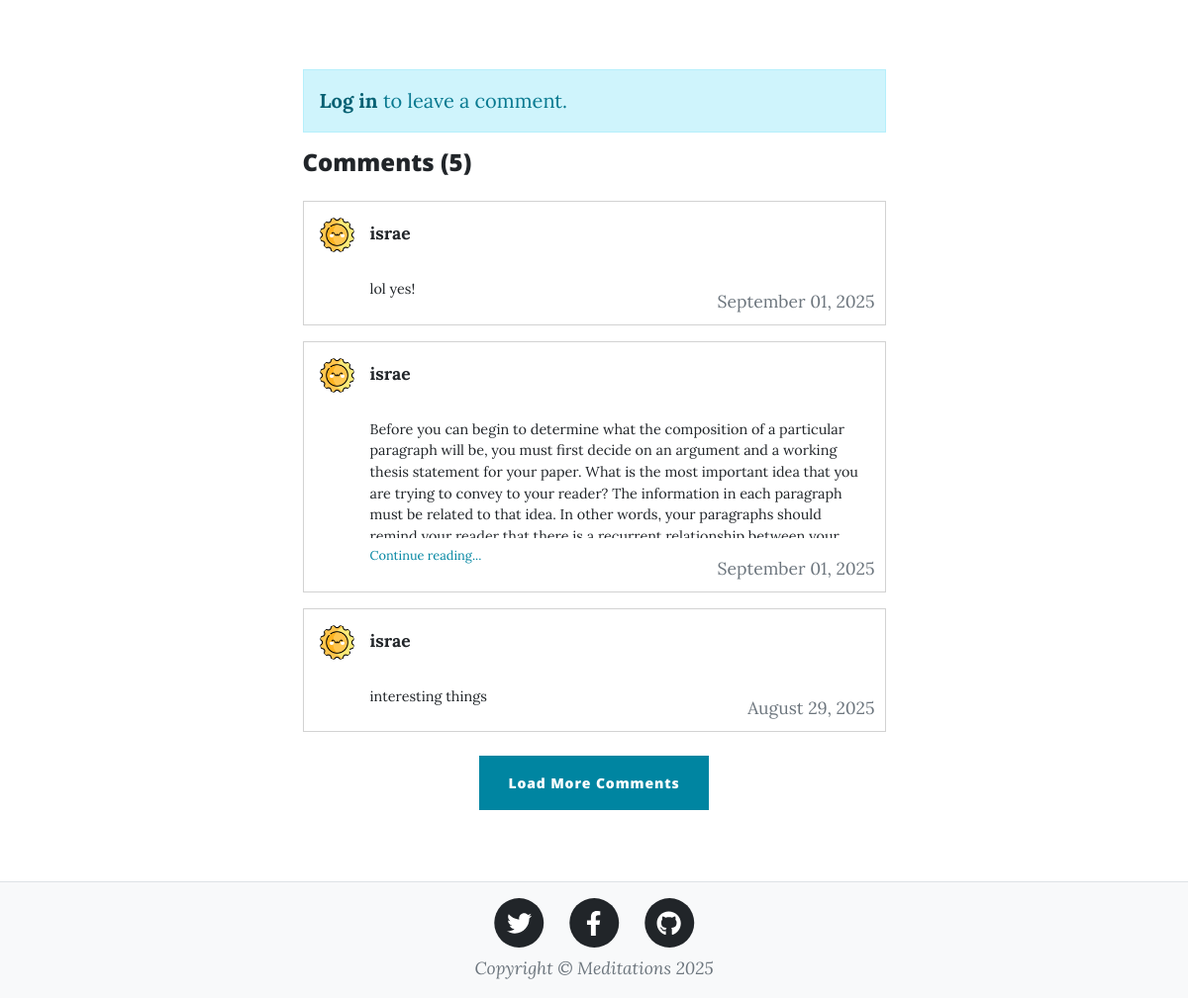
The page /post/2 (lower part) on the database as committed earlier.
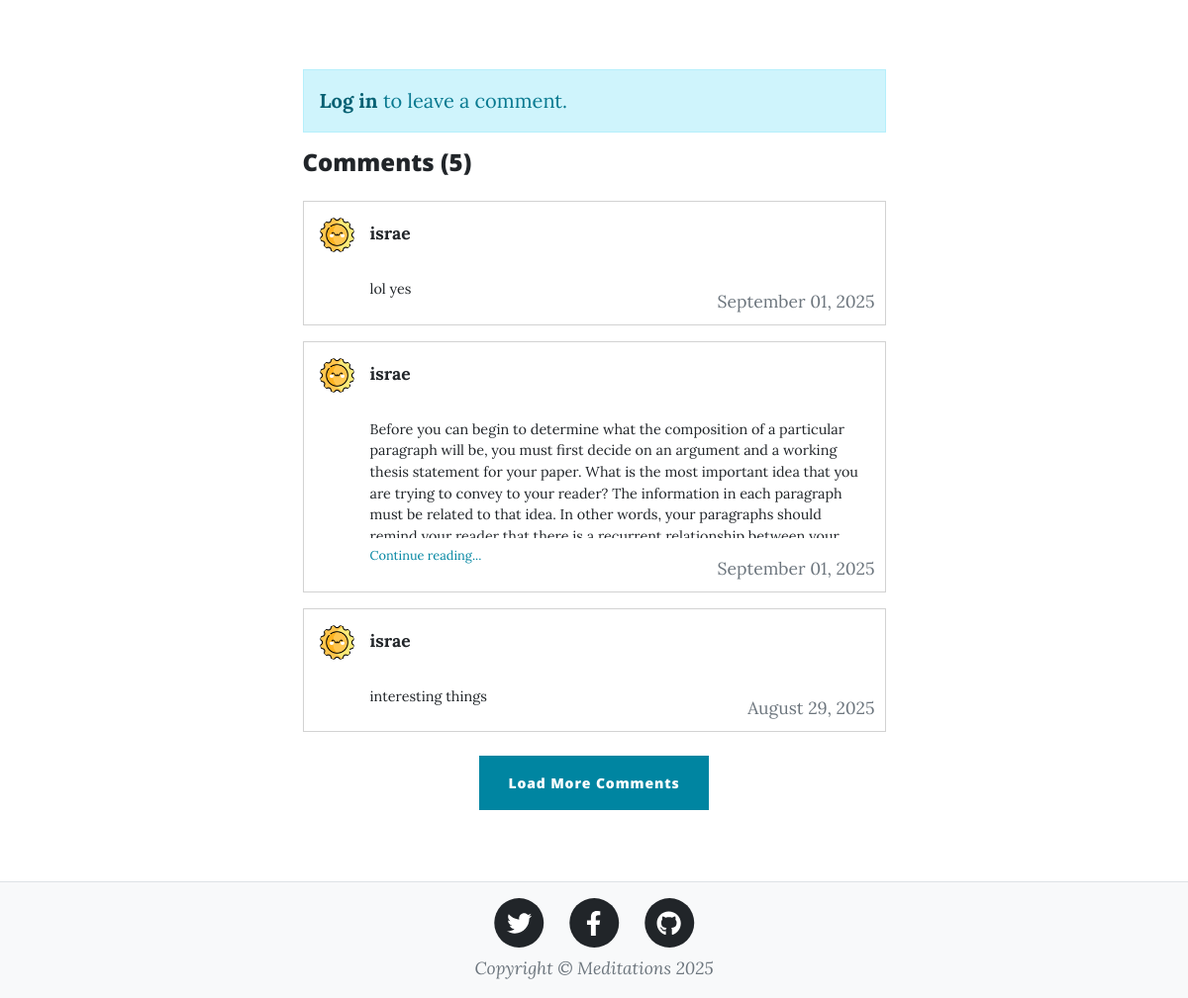
The same page on the database as committed later.
### server.py (models this page shows, shortened)
class Comment(db.Model):
    id: Mapped[int] = mapped_column(Integer, primary_key=True)
    content: Mapped[str] = mapped_column(String, nullable=False)
    date: Mapped[str] = mapped_column(String(100), nullable=False)
    author_id: Mapped[int] = mapped_column(ForeignKey("user.id"), nullable=False)
    post_id: Mapped[int] = mapped_column(ForeignKey("blog_post.id"), nullable=False)
    author: Mapped['User'] = relationship(back_populates='comments')
    post: Mapped['BlogPost'] = relationship(back_populates='comments')

class User(UserMixin, db.Model):
    id: Mapped[int] = mapped_column(Integer, primary_key=True)
    email: Mapped[str] = mapped_column(String(100), unique=True)
    password: Mapped[str] = mapped_column(String(100))
    name: Mapped[str] = mapped_column(String(1000))
    role: Mapped[str] = mapped_column(String(20), default='regular', nullable=False)
    date_joined: Mapped[str] = mapped_column(String(100), default=None, nullable=True)
    profile_picture: Mapped[str] = mapped_column(String(100), default='default_profile.jpg', nullable=True)
    posts: Mapped[list['BlogPost']] = relationship(back_populates='author')
    comments: Mapped[list['Comment']] = relationship(back_populates='author')

### server.py (the view, shortened to what this page needs)
@app.route('/post/<int:id>', methods=['GET', 'POST'])
def post(id):
    blog_post = BlogPost.query.get_or_404(id)
    comment_form = CommentForm()
    comments = db.session.execute(
        db.select(Comment)
        .where(Comment.post_id == id)
        .order_by(Comment.date.desc())
        .limit(3)
    ).scalars().all()
    number_of_comments = db.session.scalar(
        db.select(db.func.count(Comment.id)).where(Comment.post_id == id)
    )
    return render_template('post.html',
                         page_title=blog_post.title,
                         page_subtitle=blog_post.subtitle,
                         page_meta=f"Posted by {blog_post.author.name if blog_post.author else 'Unknown'}",
                         page_body=blog_post.body,
                         page_background_type="black",
                         page_background_image=None,
                         year=get_current_year(),
                         blog=blog_post,
                         comments=comments,
                         number_of_comments=number_of_comments,
                         comment_form=comment_form
                         )

### server.py (called while the page is built)
def get_current_year():
    return date.today().year

@app.context_processor
def inject_current_year():
    return {'get_current_year': get_current_year}

### templates/post.html (shortened to what this page needs)
{% extends "base.html" %}
{% block content %}
<section class="py-5">
    <div class="container px-4 px-lg-5">
        <div class="row gx-4 gx-lg-5 justify-content-center">
            <div class="col-md-10 col-lg-8 col-xl-7">
                {% if current_user.is_authenticated %}
                <div class="card mb-4">
                    <div class="card-header">
                        <h5 class="mb-0">Leave a Comment</h5>
                    </div>
                    <div class="card-body">
                        <form method="POST">
                            {{ comment_form.hidden_tag() }}
                            <div class="mb-3">
                                {{ comment_form.content.label(class="form-label") }}
                                {{ comment_form.content(class="form-control") }}
                                {% for error in comment_form.content.errors %}
                                    <div class="text-danger">{{ error }}</div>
                                {% endfor %}
                            </div>
                            {{ comment_form.submit(class="btn btn-primary") }}
                        </form>
                    </div>
                </div>
                {% else %}
                <div class="alert alert-info">
                    <a href="{{ url_for('login') }}" class="alert-link">Log in</a> to leave a comment.
                </div>
                {% endif %}
                <div class="comments-section">
                    <h4 class="mb-4">Comments ({{ number_of_comments }})</h4>
                    {% if comments %}
                        <div id="comments-container" data-post-id="{{ blog.id }}" data-current-user-id="{{ current_user.id if current_user.is_authenticated else '' }}">
                            {% for comment in comments %}
                            <div class="card mb-3 comment-card" style="position: relative;">
                                <div class="card-body p-3">
                                    <div class="d-flex align-items-start mb-2">
                                        <img src="{{ url_for('static', filename=comment.author.profile_picture or 'default_profile.jpg') }}"
                                             alt="Profile"
                                             class="me-3"
                                             style="width: 35px; height: 35px; border-radius: 50%; object-fit: cover; flex-shrink: 0;">
                                        <div class="flex-grow-1">
                                            <div class="mb-1">
                                                <small class="fw-bold mb-0">{{ comment.author.name }}</small>
                                            </div>
                                            <div id="comment-text-{{ comment.id }}" class="comment-text" style="display: block;">
                                                <p class="mb-0 comment-preview" style="font-size: 0.9rem;">{{ comment.content }}</p>
                                                <a href="#" class="text-primary continue-reading" style="font-size: 0.8rem; display: none;">Continue reading...</a>
                                            </div>
                                        </div>
                                    </div>
                                    <small class="text-muted" style="position: absolute; bottom: 10px; right: 10px;">{{ comment.date }}</small>
                                </div>
                            </div>
                            {% endfor %}
                        </div>
                        {% if number_of_comments > 3 %}
                        <div class="d-flex justify-content-center mb-4 mt-4">
                            <button id="load-more-comments-btn" class="btn btn-primary" data-initial-count="{{ comments|length }}">
                                Load More Comments
                            </button>
                        </div>
                        {% endif %}
                    {% else %}
                        <p class="text-muted">No comments yet. Be the first to comment!</p>
                    {% endif %}
                </div>
            </div>
        </div>
    </div>
</section>
{% endblock %}

### templates/base.html (shortened to what this page needs)
<!DOCTYPE html>
<html lang="en">
    <head>
        <link rel="stylesheet" href="{{ url_for('static', filename='styles.css') }}">
    </head>
    <body class="d-flex flex-column min-vh-100">
        {% include 'header.html' %}
        <main class="flex-grow-1">
            {% block content %}{% endblock %}
        </main>
        {% include 'footer.html' %}
        {% set _ = get_flashed_messages() %}
    </body>
</html>

### templates/header.html (shortened to what this page needs)
<!DOCTYPE html>
<html lang="en">
<head>
</head>
<body>
</body>
</html>

### templates/footer.html
<footer class="border-top bg-light mt-auto py-3">
    <div class="container px-4 px-lg-5">
        <div class="row gx-4 gx-lg-5 justify-content-center align-items-center">
            <div class="col-md-10 col-lg-8 col-xl-7">
                <ul class="list-inline text-center mb-2">
                    <li class="list-inline-item">
                        <a href="https://twitter.com" target="_blank" class="text-decoration-none">
                            <span class="fa-stack fa-lg">
                                <i class="fas fa-circle fa-stack-2x text-dark"></i>
                                <i class="fab fa-twitter fa-stack-1x fa-inverse"></i>
                            </span>
                        </a>
                    </li>
                    <li class="list-inline-item">
                        <a href="https://facebook.com" target="_blank" class="text-decoration-none">
                            <span class="fa-stack fa-lg">
                                <i class="fas fa-circle fa-stack-2x text-dark"></i>
                                <i class="fab fa-facebook-f fa-stack-1x fa-inverse"></i>
                            </span>
                        </a>
                    </li>
                    <li class="list-inline-item">
                        <a href="https://github.com" target="_blank" class="text-decoration-none">
                            <span class="fa-stack fa-lg">
                                <i class="fas fa-circle fa-stack-2x text-dark"></i>
                                <i class="fab fa-github fa-stack-1x fa-inverse"></i>
                            </span>
                        </a>
                    </li>
                </ul>
                <div class="small text-center text-muted fst-italic">
                    Copyright &copy; Meditations {{ get_current_year() }}
                </div>
            </div>
        </div>
    </div>
</footer>

Rows that differ between the two databases and show on the page:
changed Comment: content "lol yes!" → "lol yes"
